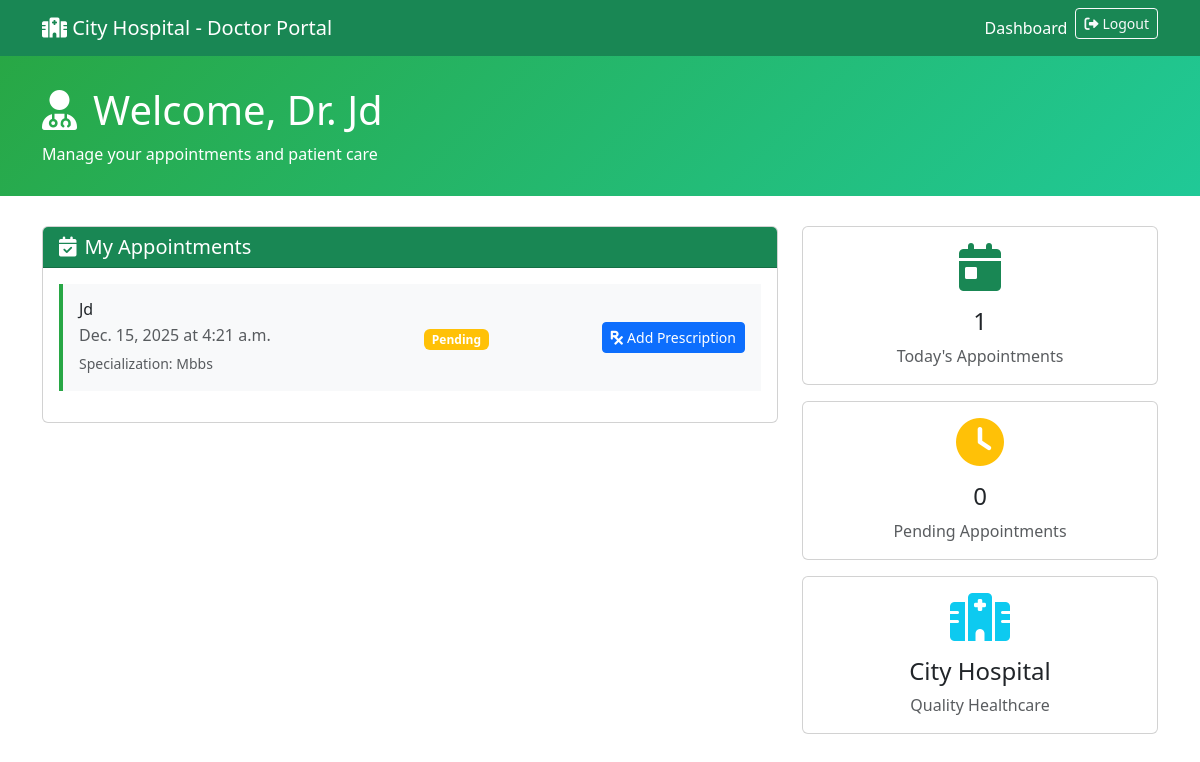
The app's page /dashboard/ (signed in) with its own data.
### hospital/models.py (models this page shows, shortened)
class Appointment(models.Model):
    doctor = models.ForeignKey(Doctor, on_delete=models.CASCADE)
    patient = models.ForeignKey(Patient, on_delete=models.CASCADE)
    date = models.DateField()
    time = models.TimeField()
    status = models.CharField(max_length=20, default="Pending")

class Patient(models.Model):
    user = models.OneToOneField(User, on_delete=models.CASCADE)
    age = models.IntegerField()

class Doctor(models.Model):
    user = models.OneToOneField(User, on_delete=models.CASCADE)
    specialization = models.CharField(max_length=100)

### hospital/views.py (the view)
# urls.py: path('dashboard/', views.dashboard, name='dashboard'),
@login_required(login_url='/login/')
def dashboard(request):
    if hasattr(request.user, 'doctor'):
        appointments = Appointment.objects.filter(doctor=request.user.doctor)
        return render(request, 'doctor_dashboard.html', {'appointments': appointments})
    if hasattr(request.user, 'patient'):
        appointments = Appointment.objects.filter(patient=request.user.patient)
        return render(request, 'patient_dashboard.html', {'appointments': appointments})
    return render(request, 'admin_dashboard.html')

### templates/doctor_dashboard.html (shortened to what this page needs)
<!DOCTYPE html>
<html lang="en">
<head>
    <link href="https://cdn.jsdelivr.net/npm/bootstrap@5.3.0/dist/css/bootstrap.min.css" rel="stylesheet">
    <link href="https://cdnjs.cloudflare.com/ajax/libs/font-awesome/6.0.0/css/all.min.css" rel="stylesheet">
</head>
<body>
    <nav class="navbar navbar-expand-lg navbar-dark bg-success">
        <div class="container">
            <a class="navbar-brand" href="/">
                <i class="fas fa-hospital"></i> City Hospital - Doctor Portal
            </a>
            <div class="collapse navbar-collapse" id="navbarNav">
                <ul class="navbar-nav ms-auto">
                    <li class="nav-item"><a class="nav-link active" href="/dashboard/">Dashboard</a></li>
                    <li class="nav-item">
                        <form method="post" action="{% url 'logout' %}" class="d-inline">
                            <button type="submit" class="btn btn-outline-light btn-sm">
                                <i class="fas fa-sign-out-alt me-1"></i>Logout
                            </button>
                        </form>
                    </li>
                </ul>
            </div>
        </div>
    </nav>
    <section class="dashboard-header">
        <div class="container">
            <h1><i class="fas fa-user-md me-3"></i>Welcome, Dr. {{ user.get_full_name|default:user.username }}</h1>
            <p class="mb-0">Manage your appointments and patient care</p>
        </div>
    </section>
    <div class="container">
        <div class="row">
            <div class="col-md-8">
                <div class="card">
                    <div class="card-header bg-success text-white">
                        <h5 class="mb-0"><i class="fas fa-calendar-check me-2"></i>My Appointments</h5>
                    </div>
                    <div class="card-body">
                        {% for appointment in appointments %}
                        <div class="appointment-card p-3 bg-light">
                            <div class="row align-items-center">
                                <div class="col-md-6">
                                    <h6 class="mb-1">{{ appointment.patient.user.get_full_name|default:appointment.patient.user.username }}</h6>
                                    <p class="mb-1 text-muted">{{ appointment.date }} at {{ appointment.time }}</p>
                                    <small class="text-muted">Specialization: {{ appointment.doctor.specialization }}</small>
                                </div>
                                <div class="col-md-3">
                                    <span class="badge {% if appointment.status == 'Pending' %}bg-warning{% else %}bg-success{% endif %}">
                                        {{ appointment.status }}
                                    </span>
                                </div>
                                <div class="col-md-3 text-end">
                                    {% if appointment.status == 'Pending' %}
                                    <a href="/prescription/{{ appointment.id }}/" class="btn btn-primary btn-sm">
                                        <i class="fas fa-prescription me-1"></i>Add Prescription
                                    </a>
                                    {% else %}
                                    <span class="text-success"><i class="fas fa-check-circle me-1"></i>Completed</span>
                                    {% endif %}
                                </div>
                            </div>
                        </div>
                        {% empty %}
                        <div class="text-center py-4">
                            <i class="fas fa-calendar-times fa-3x text-muted mb-3"></i>
                            <p class="text-muted">No appointments scheduled</p>
                        </div>
                        {% endfor %}
                    </div>
                </div>
            </div>
            <div class="col-md-4">
                <div class="card mb-3">
                    <div class="card-body text-center">
                        <i class="fas fa-calendar-day fa-3x text-success mb-3"></i>
                        <h4>{{ appointments|length }}</h4>
                        <p class="text-muted mb-0">Today's Appointments</p>
                    </div>
                </div>
                <div class="card mb-3">
                    <div class="card-body text-center">
                        <i class="fas fa-clock fa-3x text-warning mb-3"></i>
                        <h4>{{ appointments|length|add:-1 }}</h4>
                        <p class="text-muted mb-0">Pending Appointments</p>
                    </div>
                </div>
                <div class="card">
                    <div class="card-body text-center">
                        <i class="fas fa-hospital fa-3x text-info mb-3"></i>
                        <h4>City Hospital</h4>
                        <p class="text-muted mb-0">Quality Healthcare</p>
                    </div>
                </div>
            </div>
        </div>
    </div>
</body>
</html>

### templates/doctor_dashboard.html (style rules this page uses)
.dashboard-header { background: linear-gradient(135deg, #28a745 0%, #20c997 100%); color: white; padding: 30px 0; margin-bottom: 30px; }
.appointment-card { border-left: 4px solid #28a745; margin-bottom: 15px; }

### records on screen
Appointment: patient.user.get_full_name "Jd", date "Dec. 15, 2025", time "4:21 a.m.", doctor.specialization "Mbbs", status "Pending"

### other values on screen
{{ user.get_full_name|default:user.username }} "Jd"
{{ appointments|length }} "1"
{{ appointments|length|add:-1 }} "0"
